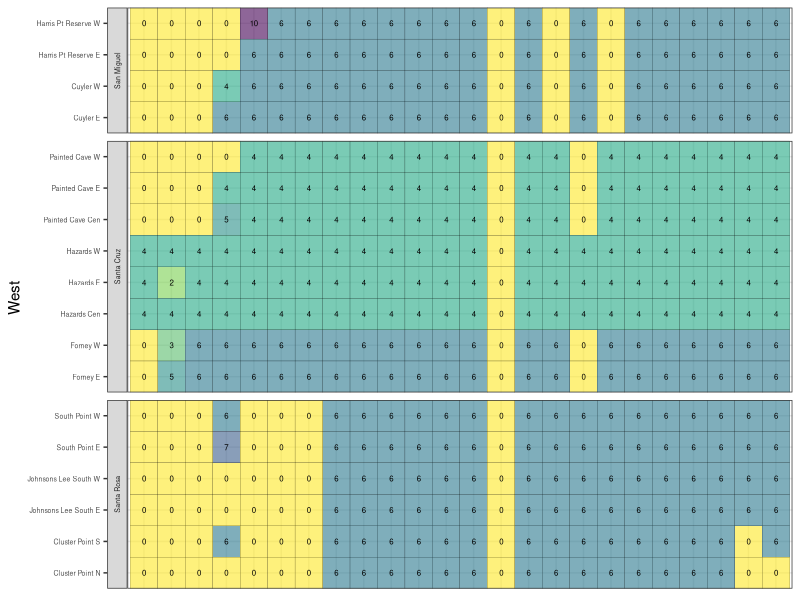
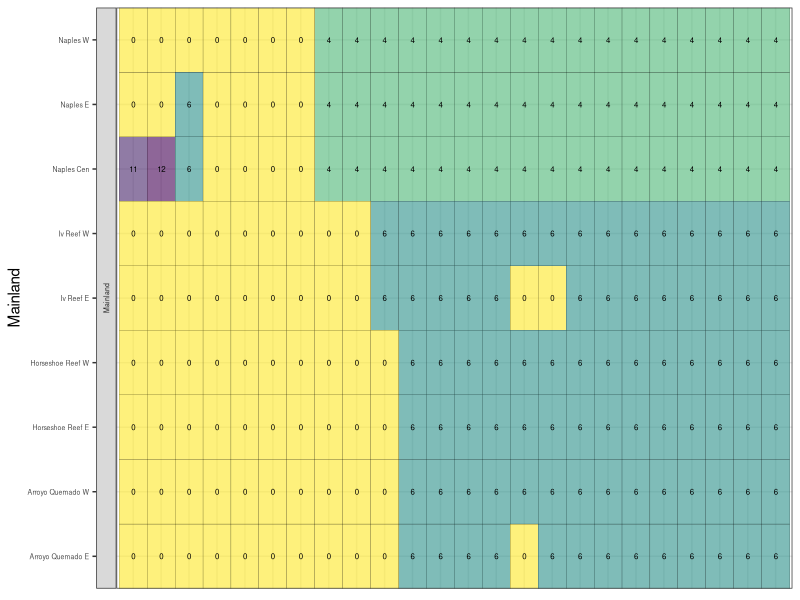
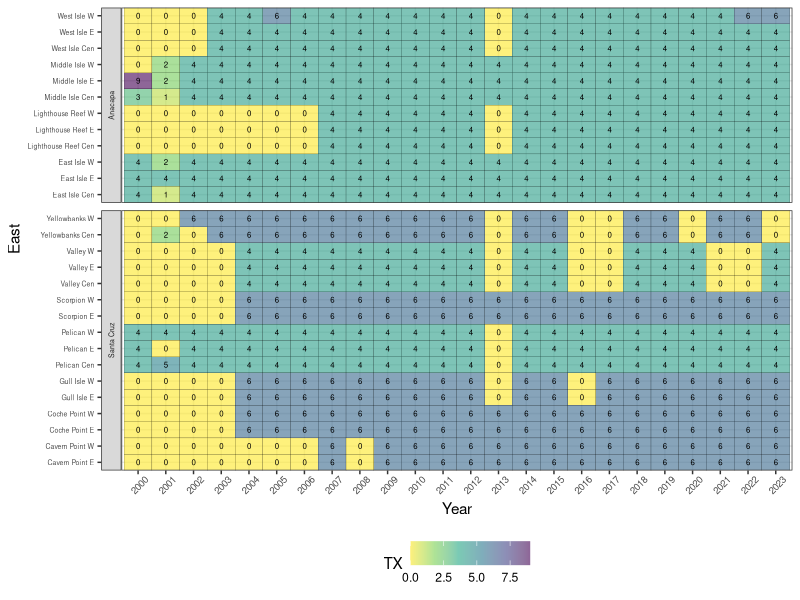
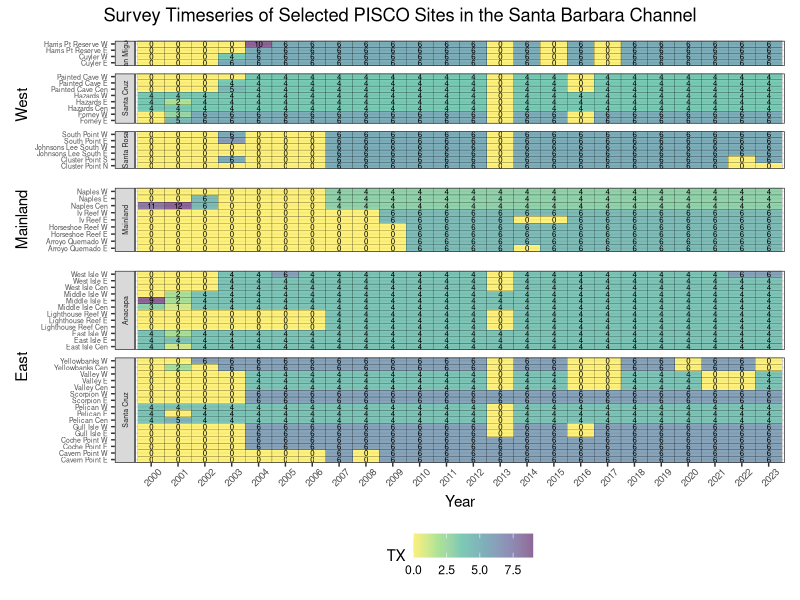

These charts were generated, in order, by the following R code: (Note: this script raises an error after producing the figures.)

## Load libraries ----
library(tidyverse)
library(viridis)
library(patchwork)

# 1. LOAD DATA ----
upc_swath_ucsb <- read_csv("data/upc_swath_ucsb_ALL.csv")

## Create DF with site names and region - used to create table for Sofia to fill in
# site_names <- upc_swath_ucsb %>% 
#   select(site, region) %>% 
#   distinct()

## Read in site name key
sites_data <- read_csv("data/upc_sites_sofia.csv") %>% 
  mutate(site_clean = str_to_title(site_clean))


# 2. SITE SURVEY TIMESERIES (TABLE) ----

#Table of sites & timeseries data. Before creating a figure, prep the data. 

# Dplyr method ----

# Reshape the data using pivot_wider
survey_tx <- upc_swath_ucsb %>%
  pivot_wider(id_cols = site, 
              names_from = survey_year,
              values_from = n.swath.tx) %>%
  #then we repopulate NAs with zeroes
  mutate_all(~replace(., is.na(.), 0))

#To plot more easily we reshape data from wide to long
survey_long_tx <- survey_tx %>%
  pivot_longer(
    cols = -site,
    names_to = "survey_year",
    values_to = "tx"#pivot all columns except site
  ) %>% # we add a column for surveyed: YES/NO
  mutate(surveyed = ifelse(tx == 0, "No", "Yes")) %>% 
  left_join(sites_data, by = "site")


# Basic plot ----
# ggplot(survey_long_tx, 
#        aes(survey_year, 
#            site, 
#            fill = surveyed ))+
#   geom_tile()


## DF by region
east_sites <- survey_long_tx %>% 
  filter(region == "East")

mainland_sites <- survey_long_tx %>% 
  filter(region == "Mainland")

west_sites <- survey_long_tx %>% 
  filter(region == "West")


# Polished plot by region ----

## WEST----
tx_survey_plot_west <- ggplot(west_sites, 
                         aes(survey_year, 
                             site_clean, 
                             fill = tx, 
                             label = tx)) +
  geom_tile(color = "black", 
            linewidth = 0.05, 
            aes(height = 1)) + #this is the line that makes tile height uneven
  geom_text(size = 2, 
            color = "black") +
  labs(y = "West") +
  scale_fill_viridis_c(direction = -1,
                       alpha = 0.6)+
  # scale_fill_manual(values = c("salmon", "darkseagreen"))+
  theme_bw() +
  theme(legend.position = "none", 
        # plot.title = element_text(hjust = 0.8),
        axis.text.y = element_text(size = 5),
        axis.text.x = element_blank(),
        axis.title.x = element_blank(),
        axis.ticks.x = element_blank(),
        strip.text = element_text(size = 5))+
  facet_grid(rows = vars(island),
             scales = "free_y",
             space = "free_y",
             switch = "y")+
  scale_y_discrete(expand = expansion(mult = 0.02)) ## I believe this is not doing anythiny

tx_survey_plot_west  

## MAINFLAND ----
tx_survey_plot_mainland <- ggplot(mainland_sites, 
                                  aes(survey_year, 
                                      site_clean, 
                                      fill = tx, 
                                      label = tx)) +
  geom_tile(color = "black", 
            linewidth = 0.05, 
            aes(height = 1)) + #this is the line that makes tile height uneven
  geom_text(size = 2, 
            color = "black") +
  labs(y = "Mainland") +
  scale_fill_viridis_c(direction = -1,
                       alpha = 0.6)+
  # scale_fill_manual(values = c("salmon", "darkseagreen"))+
  theme_bw() +
  theme(legend.position = "none", 
        # plot.title = element_text(hjust = 0.8),
        axis.text.y = element_text(size = 5),
        axis.text.x = element_blank(),
        axis.title.x = element_blank(),
        axis.ticks.x = element_blank(),
        strip.text = element_text(size = 5))+
  facet_grid(rows = vars(island),
             scales = "free_y",
             space = "free_y",
             switch = "y")+
  scale_y_discrete(expand = expansion(mult = 0.02)) #expansion(mult = 0.02)


tx_survey_plot_mainland

## EAST ----

tx_survey_plot_east <- ggplot(east_sites, 
                              aes(survey_year, 
                                  site_clean, 
                                  fill = tx, 
                                  label = tx)) +
  geom_tile(color = "black", 
            linewidth = 0.05, 
            aes(height = 1)) + #this is the line that makes tile height uneven
  geom_text(size = 2, 
            color = "black") +
  labs(y = "East",
       x = "Year",
       fill = "TX") +
  scale_fill_viridis_c(direction = -1,
                       alpha = 0.6)+
  # scale_fill_manual(values = c("salmon", "darkseagreen"))+
  theme_bw() +
  theme(legend.position = "bottom", 
        # plot.title = element_text(hjust = 0.8),
        axis.text.y = element_text(size = 5),
        axis.text.x = element_text(size = 7,
                                   angle = 45,
                                   hjust = 0.5,
                                   vjust = 0.7),
        strip.text = element_text(size = 5))+
  facet_grid(rows = vars(island),
             scales = "free_y",
             space = "free_y",
             switch = "y")+
  scale_y_discrete(expand = expansion(mult = c(0,0)))


tx_survey_plot_east

## Combining plot using the patwork package

all_plots <- tx_survey_plot_west/tx_survey_plot_mainland/tx_survey_plot_east+
  plot_annotation(
    'Survey Timeseries of Selected PISCO Sites in the Santa Barbara Channel', 
    theme=theme(plot.title=element_text(hjust=0.5)))+
  plot_layout(heights = c(2, 1, 3))

all_plots


# ggsave(here("Plots//Sites_Info_Maps//tx_survey_plot.pdf"), tx_survey_plot, width = 14, height = 8)

# title = "Survey Timeseries of Selected PISCO Sites in the Santa Barbara Channel"


# -----------------

#NEXT STEPS TO DO: THANKS CAMILA! 
#1. Fix tile height so there is more space between site names in y-axis. 
#2. Change the format of "sites": instead of them appearing as "SCI_SOUTH_POINT_E", I want them to be only South Point East, or West, or Centre (for CEN). 
#2. Reorder the appearance of sites: On the y-axis, I would like brackets that group them in the respective regions. I want them to appear grouped by region. Top are Eastern sites, then the Western sites, then the Mainland. 

#3. Change color of cells: so that the colors of cells have 3 potential values (maybe white, light blue, and purple? for instance one color for 0 surveys, and then for other surveys). I want a diverging color palette that is color-blind friendly, cause red and green now is bad. 



#----------------- TEST ZONE -----------------------------
#2. How to reorder sites by island (indicate with a symbol, or add brackets around the sites) --> library(pBrackets) + multcompView
my_plot_with_brackets <- pBrackets(
  p = my_plot,
  categories = c("Group A", "Group B"),
  labels = c("Group 1", "Group 2"),
  type = "brace"
)

scale_x_discrete(guide = guide_prism_bracket(width = 0.12, outside = FALSE))

test + scale_y_discrete(guide = "prism_bracket")

#3. Tried changing colors to continuous gradient so we can see more variety: 0, 4, 6, 6+

# create a new variable "range" for count intervals

test_reshaped_long_tx <- survey_long_tx %>% 
  mutate(interval = case_when(
    tx == 0 ~ "0",
    tx <= 3 ~ "1-3",
    tx <= 6 ~ "4-6",
    tx <= 9 ~ "7-9",
    TRUE ~ "10-12"
  ))

#Custom colors:
custom_cols <- brewer.pal(9, "YlGnBu")[c(1, 3, 5, 6, 7)]

#Now we plot:
test <- ggplot(test_reshaped_long_tx, aes(survey_year, site, fill = interval, label = tx)) +
  geom_tile(color = "black", size = 0.05, aes(height = 1)) + #this is the line that makes tile height uneven
  geom_text(size = 2, color = "black") +
  labs(title = "Survey Timeseries of Selected PISCO Sites in the Santa Barbara Channel",
       x = "Survey Year (2000 - 2021)",
       y = "Site", 
       fill = "Surveyed") +
  scale_y_discrete(guide = guide_prism_bracket(width = 0.12, outside = FALSE)) +
  scale_fill_manual(values = custom_cols) +
  # scale_fill_brewer(palette = "BuPu") +
  theme_minimal() +
  theme(legend.position = "right", plot.title = element_text(hjust = 0.8)) + scale_y_discrete(expand = expansion(mult = 0.02))

test



